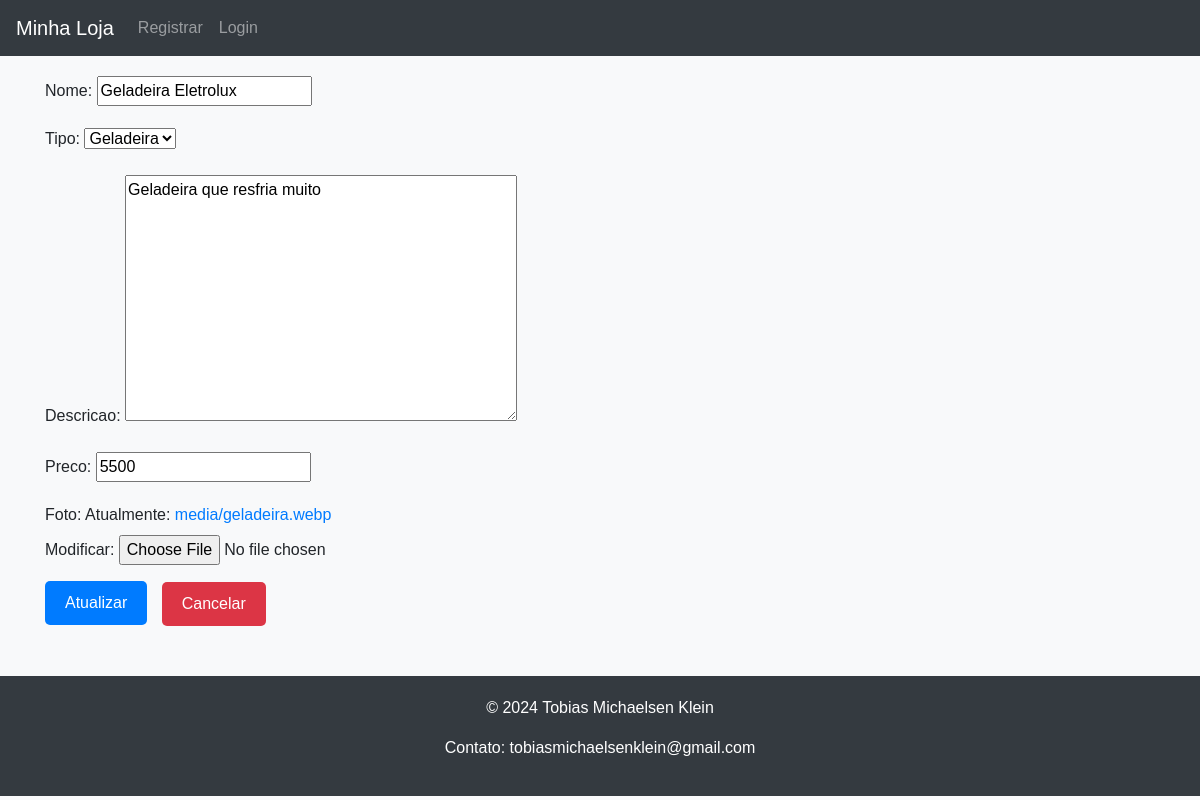
Before: /update_item/1 with the older database file.
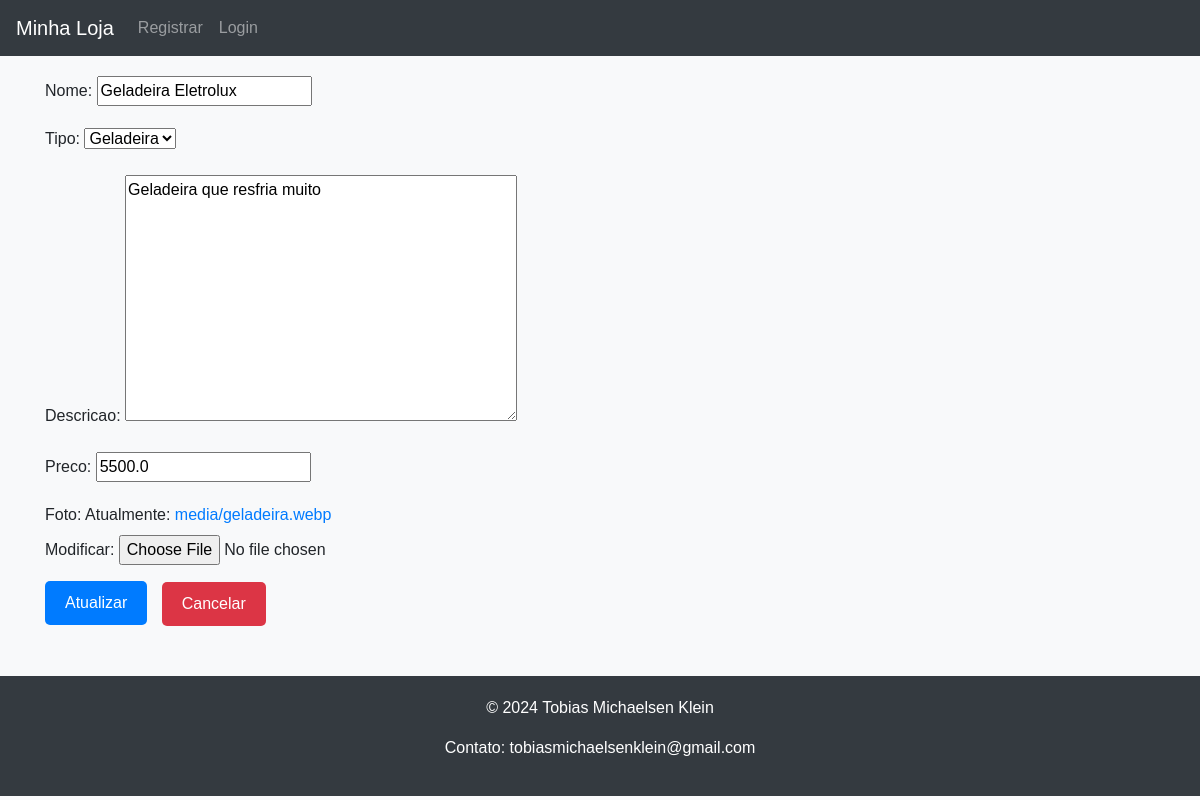
After: the same page with the newer database file.
### itens/models.py (models this page shows, shortened)
class Itens(models.Model):
    id = models.AutoField(primary_key = True)
    tipo = models.ForeignKey(Tipo, on_delete=models.PROTECT)
    nome = models.CharField(blank=False, null=False, max_length= 100)
    descricao = models.TextField(blank=True, null=True,)
    preco = models.FloatField(blank=True, null=True)
    foto = models.ImageField(upload_to='media/')

class Tipo(models.Model):
    id = models.AutoField(primary_key = True)
    nome = models.CharField(max_length= 100)
    def __str__(self):
        return self.nome

### itens/views.py (the view)
# urls.py: path('update_item/<int:pk>', UpdateItemView.as_view(), name='EditItem'),
class UpdateItemView(UpdateView):
    model = Itens
    template_name = 'edit_item.html'
    fields = ['nome', 'tipo', 'descricao', 'preco', 'foto']
    success_url = '/itens/'

### itens/templates/edit_item.html (shortened to what this page needs)
{% extends 'base.html' %}
{% block content %}
<form method="post">
    {{ form.as_p }}
    <input type="submit" value="Atualizar" class="btn-submit">
    <a href="{% url 'ItensList' %}" class="btn btn-cancel">Cancelar</a>
</form>
{% endblock %}

### app/templates/base.html (shortened to what this page needs)
<!DOCTYPE html>
<html lang="en">
<head>
    <link rel="stylesheet" href="https://stackpath.bootstrapcdn.com/bootstrap/4.5.2/css/bootstrap.min.css">
</head>
<body>
    <nav class="navbar navbar-expand-lg navbar-dark bg-dark">
        <a class="navbar-brand" href="#">Minha Loja</a>
        <div class="collapse navbar-collapse" id="navbarNav">
            <ul class="navbar-nav">
                {% if not user.is_authenticated %}
                <li class="nav-item">
                    <a class="nav-link" href="{% url 'Register' %}">Registrar</a>
                </li>
                <li class="nav-item">
                    <a class="nav-link" href="{% url 'Login' %}">Login</a>
                </li>
                {% endif %}
            </ul>
        </div>
    </nav>
    <div class="container">
        {% block content %}
        {% endblock %}
    </div>
    <footer>
        <p>&copy; 2024 Tobias Michaelsen Klein</p>
        <p>Contato: tobiasmichaelsenklein@gmail.com</p>
    </footer>
</body>
</html>

### app/templates/base.html (style rules this page uses)
body { font-family: Arial, sans-serif; background-color: #f8f9fa; }
.container { margin-top: 20px; }
footer { margin-top: 50px; background-color: #343a40; color: #ffffff; padding: 20px 0; text-align: center; }

### itens/templates/edit_item.html (style rules this page uses)
.btn-submit { background-color: #007bff; color: white; border: none; padding: 10px 20px; text-decoration: none; font-size: 16px; cursor: pointer; border-radius: 5px; display: inline-block; text-align: center; margin-right: 10px; }
.btn-cancel { background-color: #dc3545; color: white; border: none; padding: 10px 20px; text-decoration: none; font-size: 16px; cursor: pointer; border-radius: 5px; display: inline-block; text-align: center; }

Changed rows visible on the page:
changed Itens "Geladeira": preco "5500" → "5500.0"
